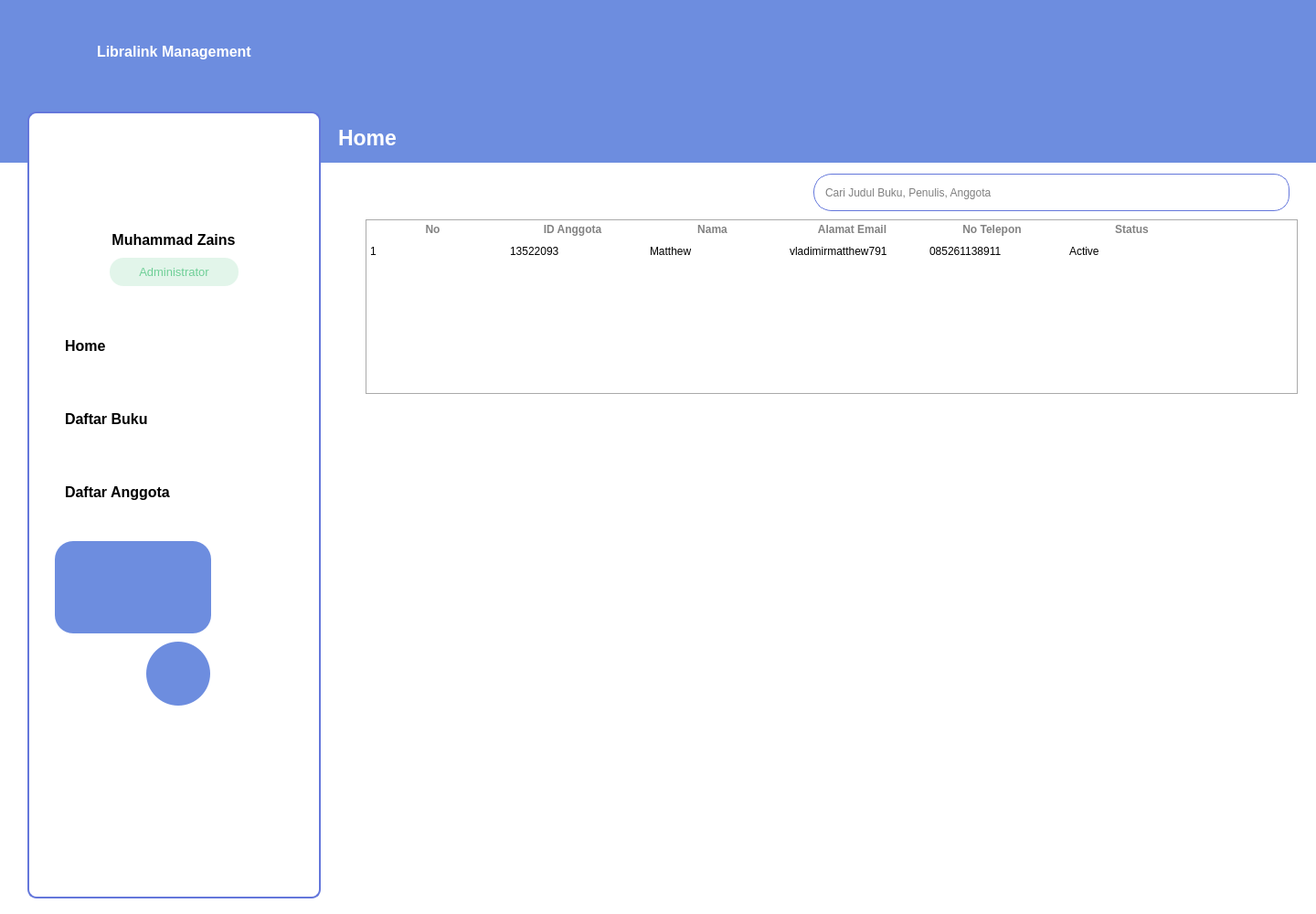
<?xml version="1.0" encoding="UTF-8"?>
<ui version="4.0">
 <class>MainWindow</class>
 <widget class="QMainWindow" name="MainWindow">
  <property name="geometry">
   <rect>
    <x>0</x>
    <y>0</y>
    <width>1440</width>
    <height>1000</height>
   </rect>
  </property>
  <property name="minimumSize">
   <size>
    <width>1440</width>
    <height>500</height>
   </size>
  </property>
  <property name="maximumSize">
   <size>
    <width>16777215</width>
    <height>16777215</height>
   </size>
  </property>
  <property name="windowTitle">
   <string>MainWindow</string>
  </property>
  <property name="styleSheet">
   <string notr="true">background-color: rgb(255, 255, 255);</string>
  </property>
  <widget class="QWidget" name="centralwidget">
   <widget class="QWidget" name="headerWidget" native="true">
    <property name="geometry">
     <rect>
      <x>0</x>
      <y>0</y>
      <width>1440</width>
      <height>178</height>
     </rect>
    </property>
    <property name="styleSheet">
     <string notr="true">background-color: rgb(109, 141, 223);</string>
    </property>
    <widget class="QWidget" name="layoutWidget">
     <property name="geometry">
      <rect>
       <x>30</x>
       <y>20</y>
       <width>338</width>
       <height>72</height>
      </rect>
     </property>
     <layout class="QHBoxLayout" name="HLayoutLogo">
      <item>
       <widget class="QLabel" name="logoLibraLink">
        <property name="minimumSize">
         <size>
          <width>70</width>
          <height>70</height>
         </size>
        </property>
        <property name="maximumSize">
         <size>
          <width>70</width>
          <height>70</height>
         </size>
        </property>
        <property name="text">
         <string/>
        </property>
        <property name="pixmap">
         <pixmap resource="resources.qrc">:/assets/libraLinkLogo.png</pixmap>
        </property>
       </widget>
      </item>
      <item>
       <widget class="QLabel" name="logoTitle">
        <property name="font">
         <font>
          <pointsize>12</pointsize>
          <weight>75</weight>
          <bold>true</bold>
         </font>
        </property>
        <property name="styleSheet">
         <string notr="true">color: rgb(255, 255, 255);</string>
        </property>
        <property name="text">
         <string>Libralink Management</string>
        </property>
       </widget>
      </item>
     </layout>
    </widget>
    <widget class="QStackedWidget" name="stackedWidgetDirectory">
     <property name="geometry">
      <rect>
       <x>360</x>
       <y>120</y>
       <width>481</width>
       <height>61</height>
      </rect>
     </property>
     <widget class="QWidget" name="HomeDirectory">
      <widget class="QLabel" name="HomeLabel">
       <property name="geometry">
        <rect>
         <x>10</x>
         <y>10</y>
         <width>101</width>
         <height>41</height>
        </rect>
       </property>
       <property name="font">
        <font>
         <pointsize>17</pointsize>
         <weight>75</weight>
         <bold>true</bold>
        </font>
       </property>
       <property name="styleSheet">
        <string notr="true">color: rgb(255, 255, 255);</string>
       </property>
       <property name="text">
        <string>Home</string>
       </property>
      </widget>
     </widget>
     <widget class="QWidget" name="DaftarBukuDirectory">
      <widget class="QLabel" name="DaftarBukuLabel">
       <property name="geometry">
        <rect>
         <x>10</x>
         <y>10</y>
         <width>381</width>
         <height>41</height>
        </rect>
       </property>
       <property name="font">
        <font>
         <pointsize>17</pointsize>
         <weight>75</weight>
         <bold>true</bold>
        </font>
       </property>
       <property name="styleSheet">
        <string notr="true">color: rgb(255, 255, 255);</string>
       </property>
       <property name="text">
        <string>Daftar Buku Perpustakaan</string>
       </property>
      </widget>
     </widget>
     <widget class="QWidget" name="DaftarAnggotaDirectory">
      <widget class="QLabel" name="DaftarAnggotaLabel">
       <property name="geometry">
        <rect>
         <x>10</x>
         <y>10</y>
         <width>431</width>
         <height>41</height>
        </rect>
       </property>
       <property name="font">
        <font>
         <pointsize>17</pointsize>
         <weight>75</weight>
         <bold>true</bold>
        </font>
       </property>
       <property name="styleSheet">
        <string notr="true">color: rgb(255, 255, 255);</string>
       </property>
       <property name="text">
        <string>Daftar Anggota Perpustakaans</string>
       </property>
      </widget>
     </widget>
    </widget>
   </widget>
   <widget class="QWidget" name="sidebarWidget" native="true">
    <property name="geometry">
     <rect>
      <x>30</x>
      <y>122</y>
      <width>321</width>
      <height>861</height>
     </rect>
    </property>
    <property name="styleSheet">
     <string notr="true">QWidget{
	border-radius: 10px;
	border: 2px solid rgb(100, 119, 219);
}</string>
    </property>
    <widget class="QLabel" name="profileName">
     <property name="geometry">
      <rect>
       <x>71</x>
       <y>128</y>
       <width>178</width>
       <height>24</height>
      </rect>
     </property>
     <property name="font">
      <font>
       <pointsize>12</pointsize>
       <weight>75</weight>
       <bold>true</bold>
      </font>
     </property>
     <property name="styleSheet">
      <string notr="true">QLabel{
	color: rgb(0, 0, 0);
	border: none;
}</string>
     </property>
     <property name="text">
      <string>Muhammad Zains</string>
     </property>
     <property name="alignment">
      <set>Qt::AlignCenter</set>
     </property>
    </widget>
    <widget class="QPushButton" name="admistrator">
     <property name="geometry">
      <rect>
       <x>90</x>
       <y>160</y>
       <width>141</width>
       <height>31</height>
      </rect>
     </property>
     <property name="font">
      <font>
       <pointsize>10</pointsize>
      </font>
     </property>
     <property name="styleSheet">
      <string notr="true">QPushButton{
	background-color: rgba(111, 207, 151, 51);
	color: rgb(111, 207, 151);
	border-radius: 15px;
	border: none;
}</string>
     </property>
     <property name="text">
      <string>Administrator</string>
     </property>
    </widget>
    <widget class="QPushButton" name="profileImage">
     <property name="geometry">
      <rect>
       <x>106</x>
       <y>22</y>
       <width>103</width>
       <height>99</height>
      </rect>
     </property>
     <property name="styleSheet">
      <string notr="true">border:none;</string>
     </property>
     <property name="text">
      <string/>
     </property>
     <property name="icon">
      <iconset resource="resources.qrc">
       <normaloff>:/assets/profilePlaceHolder.png</normaloff>:/assets/profilePlaceHolder.png</iconset>
     </property>
     <property name="iconSize">
      <size>
       <width>99</width>
       <height>99</height>
      </size>
     </property>
    </widget>
    <widget class="QPushButton" name="HomeSidebar">
     <property name="geometry">
      <rect>
       <x>21</x>
       <y>231</y>
       <width>281</width>
       <height>50</height>
      </rect>
     </property>
     <property name="font">
      <font>
       <pointsize>12</pointsize>
       <weight>75</weight>
       <bold>true</bold>
      </font>
     </property>
     <property name="styleSheet">
      <string notr="true">QPushButton {
	color: rgb(0, 0, 0);
	text-align: left;
    height: 30px;
    border: none;
    padding-left: 20px;
	padding-top: 10px;
	padding-bottom: 10px;
	border-radius: 20px;
}
QPushButton:checked {
	
	color: rgb(100, 119, 219);
	background-color: rgba(227, 233, 255, 191);
}</string>
     </property>
     <property name="text">
      <string>Home</string>
     </property>
     <property name="icon">
      <iconset resource="resources.qrc">
       <normaloff>:/assets/homelogo2.png</normaloff>:/assets/homelogo2.png</iconset>
     </property>
     <property name="iconSize">
      <size>
       <width>40</width>
       <height>40</height>
      </size>
     </property>
     <property name="checkable">
      <bool>true</bool>
     </property>
     <property name="autoExclusive">
      <bool>true</bool>
     </property>
    </widget>
    <widget class="QPushButton" name="BukuSidebar">
     <property name="geometry">
      <rect>
       <x>21</x>
       <y>311</y>
       <width>281</width>
       <height>50</height>
      </rect>
     </property>
     <property name="font">
      <font>
       <pointsize>12</pointsize>
       <weight>75</weight>
       <bold>true</bold>
      </font>
     </property>
     <property name="styleSheet">
      <string notr="true">QPushButton {
	color: rgb(0, 0, 0);
	text-align: left;
    height: 30px;
    border: none;
    padding-left: 20px;
	padding-top: 10px;
	padding-bottom: 10px;
	border-radius: 20px;
}
QPushButton:checked {
	color: rgb(100, 119, 219);
	background-color: rgba(227, 233, 255, 191);
}</string>
     </property>
     <property name="text">
      <string>Daftar Buku</string>
     </property>
     <property name="icon">
      <iconset resource="resources.qrc">
       <normaloff>:/assets/daftarBukuLogo.png</normaloff>:/assets/daftarBukuLogo.png</iconset>
     </property>
     <property name="iconSize">
      <size>
       <width>40</width>
       <height>40</height>
      </size>
     </property>
     <property name="checkable">
      <bool>true</bool>
     </property>
     <property name="autoExclusive">
      <bool>true</bool>
     </property>
    </widget>
    <widget class="QPushButton" name="AnggotaSidebar">
     <property name="geometry">
      <rect>
       <x>21</x>
       <y>391</y>
       <width>281</width>
       <height>50</height>
      </rect>
     </property>
     <property name="font">
      <font>
       <pointsize>12</pointsize>
       <weight>75</weight>
       <bold>true</bold>
      </font>
     </property>
     <property name="styleSheet">
      <string notr="true">QPushButton {
	color: rgb(0, 0, 0);
	text-align: left;
    height: 30px;
    border: none;
    padding-left: 20px;
	padding-top: 10px;
	padding-bottom: 10px;
	border-radius: 20px;
}
QPushButton:checked {
	
	color: rgb(100, 119, 219);
	background-color: rgba(227, 233, 255, 191);
}</string>
     </property>
     <property name="text">
      <string>Daftar Anggota</string>
     </property>
     <property name="icon">
      <iconset resource="resources.qrc">
       <normaloff>:/assets/daftarAnggotaLogo.png</normaloff>:/assets/daftarAnggotaLogo.png</iconset>
     </property>
     <property name="iconSize">
      <size>
       <width>40</width>
       <height>40</height>
      </size>
     </property>
     <property name="checkable">
      <bool>true</bool>
     </property>
     <property name="autoExclusive">
      <bool>true</bool>
     </property>
    </widget>
    <widget class="QPushButton" name="AnggotaSidebar_3">
     <property name="geometry">
      <rect>
       <x>30</x>
       <y>470</y>
       <width>171</width>
       <height>101</height>
      </rect>
     </property>
     <property name="font">
      <font>
       <pointsize>12</pointsize>
       <weight>75</weight>
       <bold>true</bold>
      </font>
     </property>
     <property name="styleSheet">
      <string notr="true">QPushButton {
	color: rgb(0, 0, 0);
	text-align: left;
    height: 30px;
    border: none;
    padding-left: 20px;
	padding-top: 10px;
	padding-bottom: 10px;
	border-radius: 20px;
	
	background-color: rgb(109, 141, 223);
}
QPushButton:checked {
	
	color: rgb(100, 119, 219);
	background-color: rgba(227, 233, 255, 191);
}</string>
     </property>
     <property name="text">
      <string/>
     </property>
     <property name="icon">
      <iconset resource="resources.qrc">
       <normaloff>:/assets/homeLogo.png</normaloff>:/assets/homeLogo.png</iconset>
     </property>
     <property name="iconSize">
      <size>
       <width>40</width>
       <height>40</height>
      </size>
     </property>
     <property name="checkable">
      <bool>true</bool>
     </property>
     <property name="autoExclusive">
      <bool>true</bool>
     </property>
    </widget>
    <widget class="QPushButton" name="AddButton">
     <property name="geometry">
      <rect>
       <x>130</x>
       <y>580</y>
       <width>70</width>
       <height>70</height>
      </rect>
     </property>
     <property name="styleSheet">
      <string notr="true">QPushButton{
	border: none;	
	border-radius: 35px;
	
	background-color: rgb(109, 141, 223);
	color: rgb(255, 255, 255);
}</string>
     </property>
     <property name="text">
      <string/>
     </property>
     <property name="icon">
      <iconset resource="resources.qrc">
       <normaloff>:/assets/add.png</normaloff>:/assets/add.png</iconset>
     </property>
     <property name="iconSize">
      <size>
       <width>34</width>
       <height>34</height>
      </size>
     </property>
     <property name="checkable">
      <bool>true</bool>
     </property>
     <property name="autoExclusive">
      <bool>false</bool>
     </property>
     <property name="default">
      <bool>false</bool>
     </property>
    </widget>
   </widget>
   <widget class="QStackedWidget" name="stackedWidget">
    <property name="geometry">
     <rect>
      <x>370</x>
      <y>190</y>
      <width>1061</width>
      <height>371</height>
     </rect>
    </property>
    <property name="styleSheet">
     <string notr="true"/>
    </property>
    <property name="currentIndex">
     <number>2</number>
    </property>
    <widget class="QWidget" name="Home"/>
    <widget class="QWidget" name="Daftar_Buku"/>
    <widget class="QWidget" name="Daftar_Anggota">
     <widget class="QWidget" name="SearchBar" native="true">
      <property name="geometry">
       <rect>
        <x>520</x>
        <y>0</y>
        <width>541</width>
        <height>41</height>
       </rect>
      </property>
      <widget class="QLineEdit" name="inputSearch">
       <property name="geometry">
        <rect>
         <x>0</x>
         <y>0</y>
         <width>481</width>
         <height>41</height>
        </rect>
       </property>
       <property name="styleSheet">
        <string notr="true">QLineEdit {
	color: black;
	padding-left: 10px;
	padding-top: 10px;
	padding-bottom: 10px;
	border: 1px solid rgb(100, 119, 219);
	border-top-left-radius: 20px;
	border-bottom-left-radius: 20px;
	background-color: rgb(255, 255, 255);
}

QLineEdit::placeholder {
	
	color: rgb(189, 189, 189);
	padding-left: 10px;
}</string>
       </property>
       <property name="text">
        <string/>
       </property>
       <property name="placeholderText">
        <string>Cari Judul Buku, Penulis, Anggota</string>
       </property>
      </widget>
      <widget class="QPushButton" name="buttonSearch">
       <property name="geometry">
        <rect>
         <x>480</x>
         <y>0</y>
         <width>41</width>
         <height>41</height>
        </rect>
       </property>
       <property name="styleSheet">
        <string notr="true">QPushButton{
	border-top: 1px solid rgb(100, 119, 219);
	border-right: 1px solid rgb(100, 119, 219);
	border-bottom: 1px solid rgb(100, 119, 219); 
	border-top-right-radius: 17px;
	border-bottom-right-radius: 17px;
	
	background-color: rgb(255, 255, 255);
}</string>
       </property>
       <property name="text">
        <string/>
       </property>
       <property name="icon">
        <iconset resource="resources.qrc">
         <normaloff>:/assets/searchFaceLeft.png</normaloff>:/assets/searchFaceLeft.png</iconset>
       </property>
       <property name="iconSize">
        <size>
         <width>24</width>
         <height>24</height>
        </size>
       </property>
      </widget>
     </widget>
     <widget class="QTableWidget" name="tableWidget">
      <property name="geometry">
       <rect>
        <x>30</x>
        <y>50</y>
        <width>1021</width>
        <height>192</height>
       </rect>
      </property>
      <property name="minimumSize">
       <size>
        <width>1021</width>
        <height>192</height>
       </size>
      </property>
      <property name="styleSheet">
       <string notr="true">QHeaderView::section{
	font-weight: bold;
	color: rgb(130, 130, 130);
	margin-right: 10px;
	border: none;
	
	background-color: rgb(255, 255, 255);
}
QTableWidget{
	text-align: center;
}</string>
      </property>
      <property name="frameShape">
       <enum>QFrame::Box</enum>
      </property>
      <property name="lineWidth">
       <number>1</number>
      </property>
      <property name="horizontalScrollBarPolicy">
       <enum>Qt::ScrollBarAlwaysOff</enum>
      </property>
      <property name="sizeAdjustPolicy">
       <enum>QAbstractScrollArea::AdjustIgnored</enum>
      </property>
      <property name="autoScroll">
       <bool>true</bool>
      </property>
      <property name="showGrid">
       <bool>false</bool>
      </property>
      <attribute name="horizontalHeaderVisible">
       <bool>true</bool>
      </attribute>
      <attribute name="horizontalHeaderCascadingSectionResizes">
       <bool>false</bool>
      </attribute>
      <attribute name="horizontalHeaderDefaultSectionSize">
       <number>153</number>
      </attribute>
      <attribute name="horizontalHeaderHighlightSections">
       <bool>false</bool>
      </attribute>
      <attribute name="horizontalHeaderShowSortIndicator" stdset="0">
       <bool>false</bool>
      </attribute>
      <attribute name="horizontalHeaderStretchLastSection">
       <bool>false</bool>
      </attribute>
      <attribute name="verticalHeaderVisible">
       <bool>false</bool>
      </attribute>
      <attribute name="verticalHeaderStretchLastSection">
       <bool>false</bool>
      </attribute>
      <row>
       <property name="text">
        <string>1</string>
       </property>
      </row>
      <column>
       <property name="text">
        <string>No</string>
       </property>
      </column>
      <column>
       <property name="text">
        <string>ID Anggota</string>
       </property>
      </column>
      <column>
       <property name="text">
        <string>Nama</string>
       </property>
      </column>
      <column>
       <property name="text">
        <string>Alamat Email</string>
       </property>
      </column>
      <column>
       <property name="text">
        <string>No Telepon</string>
       </property>
      </column>
      <column>
       <property name="text">
        <string>Status</string>
       </property>
      </column>
      <column>
       <property name="text">
        <string/>
       </property>
      </column>
      <item row="0" column="0">
       <property name="text">
        <string>1</string>
       </property>
      </item>
      <item row="0" column="1">
       <property name="text">
        <string>13522093</string>
       </property>
      </item>
      <item row="0" column="2">
       <property name="text">
        <string>Matthew</string>
       </property>
      </item>
      <item row="0" column="3">
       <property name="text">
        <string>vladimirmatthew791</string>
       </property>
      </item>
      <item row="0" column="4">
       <property name="text">
        <string>085261138911</string>
       </property>
      </item>
      <item row="0" column="5">
       <property name="text">
        <string>Active</string>
       </property>
      </item>
      <item row="0" column="6">
       <property name="text">
        <string/>
       </property>
      </item>
     </widget>
    </widget>
   </widget>
   <widget class="QWidget" name="widget" native="true">
    <property name="geometry">
     <rect>
      <x>530</x>
      <y>570</y>
      <width>120</width>
      <height>80</height>
     </rect>
    </property>
   </widget>
  </widget>
 </widget>
 <resources>
  <include location="resources.qrc"/>
 </resources>
 <connections/>
</ui>
